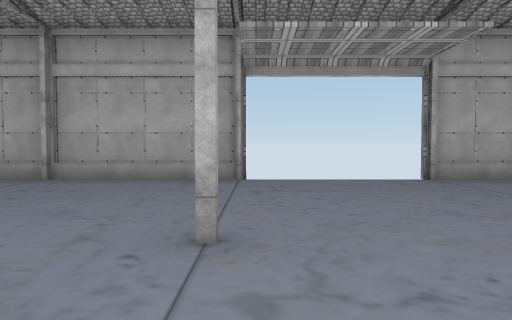
View 1 (above)

20 first-person views from a walk through a Unity game level. The camera is 1.3 m above the floor, tilts 2° down and sees 70° across. The floor is counted in squares, 2 m on a side. Each view is taken from the middle of a square. On the plan, view 1 faces up. The plan holds only what a view shows up to about 11 squares ahead; the rest is blank. The player character is not drawn. Some surface patterns are stand-ins.

View 2
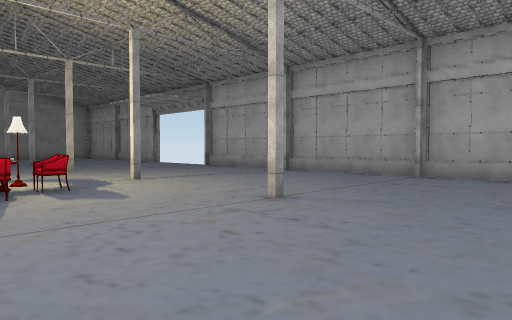

View 3
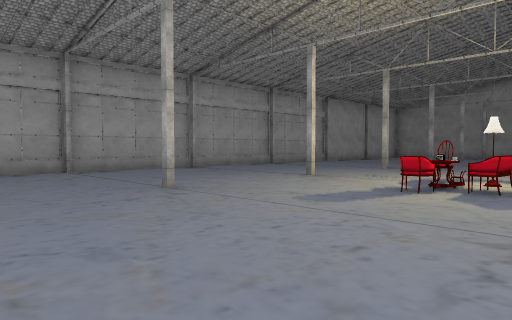

View 4
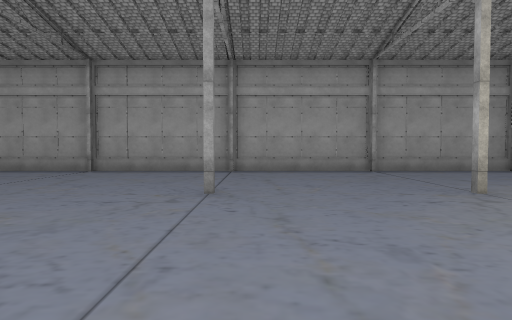

View 5
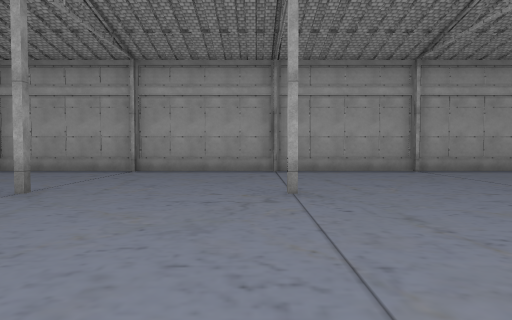

View 6
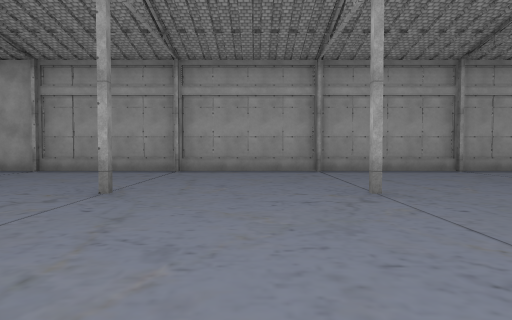

View 7
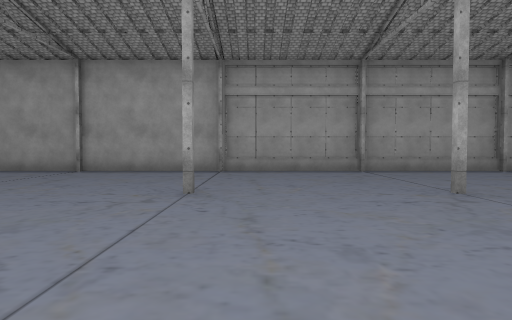

View 8
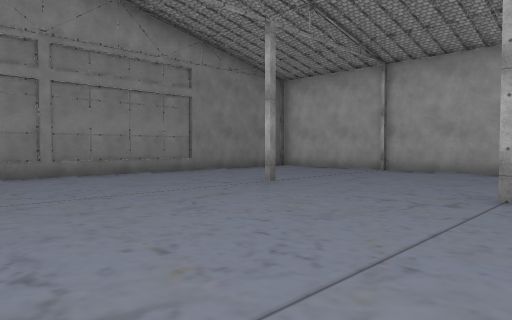

View 9
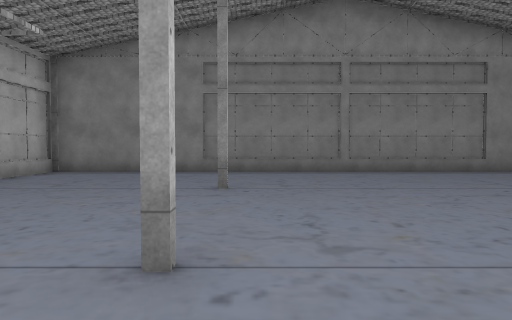

View 10
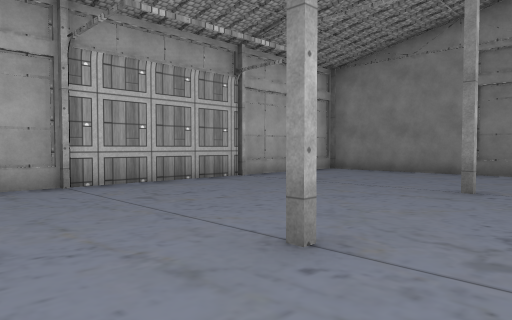

View 11
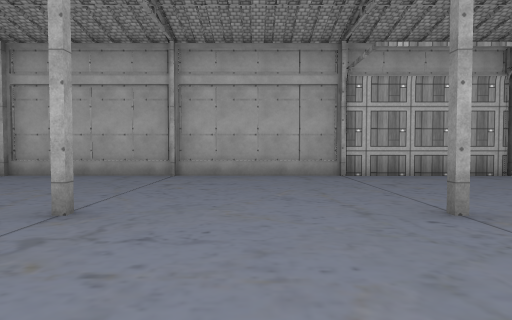

View 12
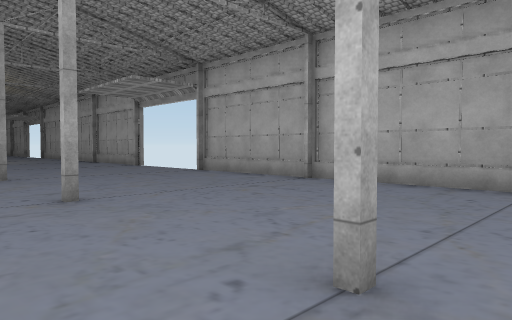

View 13
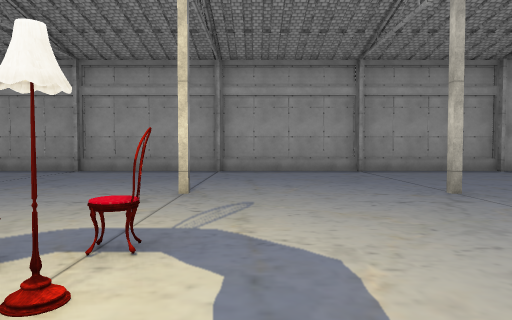

View 14
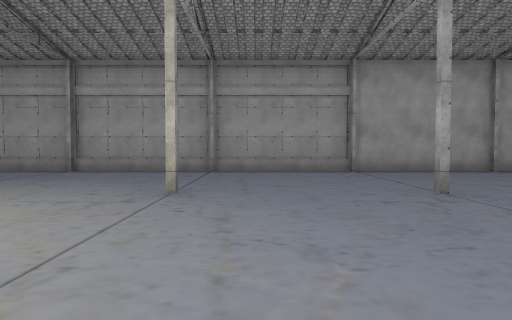

View 15
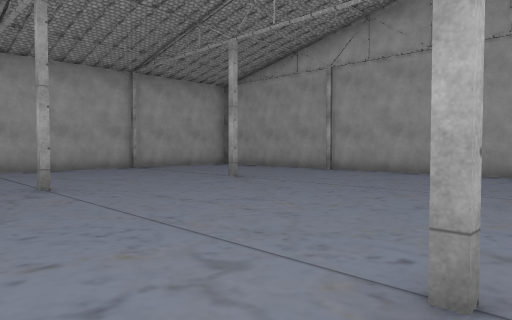

View 16
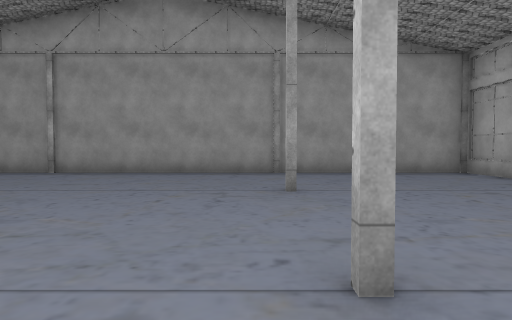

View 17
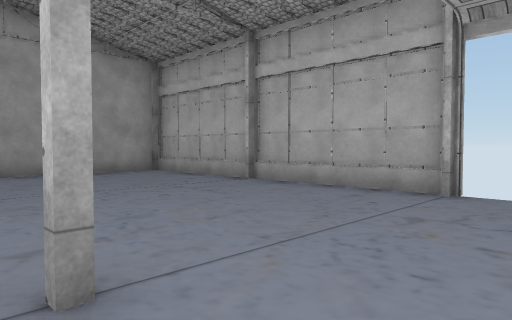

View 18
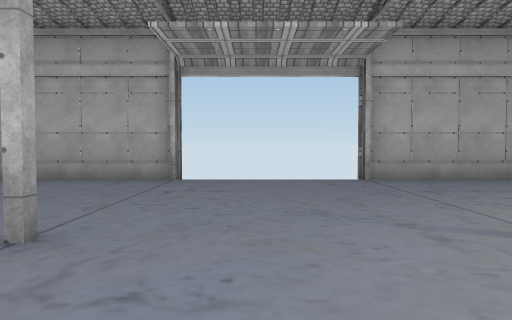

View 19
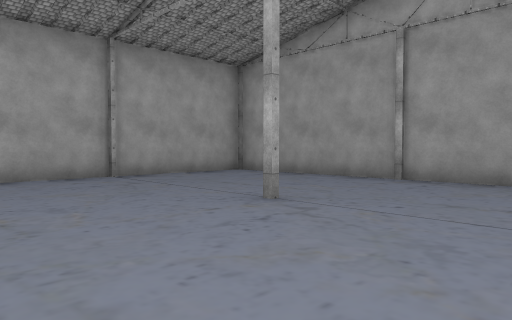

View 20
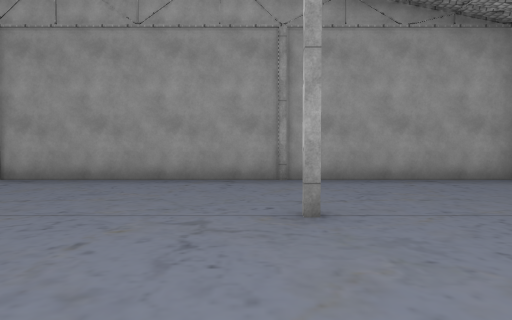

### Floor plan
Key: @ floor where view 1 was taken; # wall or solid block; . floor; O other object.
Columns run from 24 left of view 1 to 23 right of it. Each row starts with its distance up from view 1.
  8 #########    ###########    ###################
  7 #..............................................
  6 #..............................................#
  5 #..............................................#
  4 #..............................................#
  3 #....#..#...#...#...#...#..#...#...#...#...#...#
  2 #..............................................#
  1 #................O............  ...............#
  0 #..............OOOO.....@......................#
 -1 #................O.............................#
 -2 #..............................................#
 -3 #....#..#...#...#...#...#..#...#...#...#...#...#
 -4 #..............................................#
 -5 #..............................................#
 -6 #.............................................
 -7 #............................................
 -8   ############################################

Positions as (right, up) in squares from view 1, and headings:
1: (0, 0), facing up
2: (-1, -1), facing up-left
3: (-1, 2), facing down-left
4: (-1, 2), facing down
5: (4, 2), facing down
6: (9, 2), facing down
7: (14, 2), facing down
8: (14, 2), facing down-right
9: (13, 2), facing right
10: (13, 1), facing up-right
11: (13, -1), facing up
12: (12, 1), facing up-left
13: (-9, 2), facing down
14: (-13, 2), facing down
15: (-14, 3), facing down-left
16: (-14, 2), facing left
17: (-14, 2), facing up-left
18: (-14, 0), facing up
19: (-16, 0), facing down-left
20: (-16, 2), facing left
